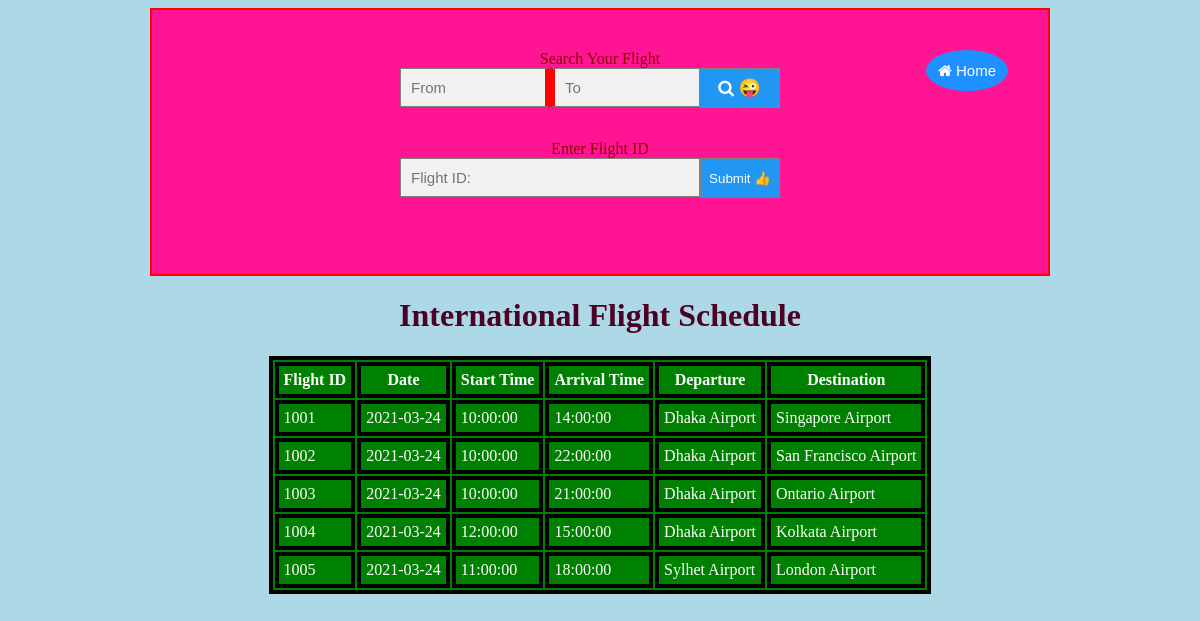
Page /Inter_FlightList.php on the committed database.
### tables this page shows
CREATE TABLE `inter_fs` (
  `Flight_ID` varchar(25) NOT NULL,
  `Date` date NOT NULL,
  `Start_Time` time NOT NULL,
  `Arrival_Time` time NOT NULL,
  `Departure` text NOT NULL,
  `Destination` text NOT NULL
);

### Inter_FlightList.php (the view, shortened to what this page needs)
<?php
  include 'config.php';
?>
<!DOCTYPE html>
<html>
<head>
<link rel="stylesheet" href="https://cdnjs.cloudflare.com/ajax/libs/font-awesome/4.7.0/css/font-awesome.min.css">
</head>
<body style="background: lightblue;">
<center>
 <div style=" width: 900px; padding: 40px; background: deeppink; border: 2px solid red;  ">
  <a href="home.php">  <button class="btn"><i class="fa fa-home"></i> Home</button> </a>
<form class="example" action="Inter_FlightList.php" method="POST" style=" margin:auto;max-width:400px;">
	        <label style="color: darkred ;"> Search Your Flight </label>  <br>
            <input type="text" style="width: 150px;border-right: 5px solid red;" placeholder="From" name="search2" required>
            <input type="text" style="width: 150px;border-left: 5px solid red;" placeholder="To"    name="search3" required>
            <button name="flight" type="submit" <i class="fa fa-search"></i><span> &#128540;</span></button><br>  <br> <br>
</form>
  <form class="example" action="Inter_FlightList.php" method="POST" style=" margin:auto;max-width:400px;">
          <br>  <center><label style="color: darkred ;">Enter Flight ID</label> </center>
           <input name="ID" type="text" style="width: 300px;" placeholder="Flight ID: "  required> </input>
            <input name="sub"  type="submit"  value="Submit &#128077;"> </input>
</form>
    <br> <br>
</div>
</center>
<center>
<table style="background: green;">
	<caption><h1>International Flight Schedule</h1></caption>
  <tr>
    <th>Flight ID</th>
    <th>Date</th>
    <th>Start Time</th>
    <th>Arrival Time</th>
    <th>Departure</th>
    <th>Destination</th>
  </tr>
   <?php
         $query = "SELECT * FROM Inter_FS";
  $data =  mysqli_query($con, $query);
           while ($result = mysqli_fetch_assoc($data)) {
  echo  "<tr>
             <td> {$result['Flight_ID']}</td>
             <td> {$result['Date']}</td>
             <td> {$result['Start_Time']}</td>
             <td> {$result['Arrival_Time']}</td>
             <td> {$result['Departure']}</td>
             <td> {$result['Destination']}</td>
        </tr>";
}
   ?>
</table>
</center>
</body>
</html>

### Inter_FlightList.php (style rules this page uses)
.btn { background-color: DodgerBlue; border: none; color: white; padding: 12px 12px; font-size: 15px; cursor: pointer; float: right; border-radius: 50%; }
table, th, td { color: white; border: 4px solid black; }
h1 { color:#4d0026; }
th, td { padding: 5px; }
* { box-sizing: border-box; }
form.example input[type=text] { padding: 10px; font-size: 15px; border: 1px solid grey; float: left; width: 80%; background: #f1f1f1; }
input[type=submit] { height: 40px; width: 80px; background:#2196F3; color: white; border: 1px solid grey; float: left; }
form.example button { float: left; width: 20%; padding: 10px; background: #2196F3; color: white; font-size: 17px; border: 1px solid grey; border-left: none; cursor: pointer; }
form.example::after { content: ""; clear: both; display: table; }
span { font-size: 18px; }

### rows in the picture
inter_fs: Flight_ID "1001", Date "2021-03-24", Start_Time "10:00:00", Arrival_Time "14:00:00", Departure "Dhaka Airport", Destination "Singapore Airport"
inter_fs: Flight_ID "1002", Date "2021-03-24", Start_Time "10:00:00", Arrival_Time "22:00:00", Departure "Dhaka Airport", Destination "San Francisco Airport"
inter_fs: Flight_ID "1003", Date "2021-03-24", Start_Time "10:00:00", Arrival_Time "21:00:00", Departure "Dhaka Airport", Destination "Ontario Airport"
inter_fs: Flight_ID "1004", Date "2021-03-24", Start_Time "12:00:00", Arrival_Time "15:00:00", Departure "Dhaka Airport", Destination "Kolkata Airport"
inter_fs: Flight_ID "1005", Date "2021-03-24", Start_Time "11:00:00", Arrival_Time "18:00:00", Departure "Sylhet Airport", Destination "London Airport"
